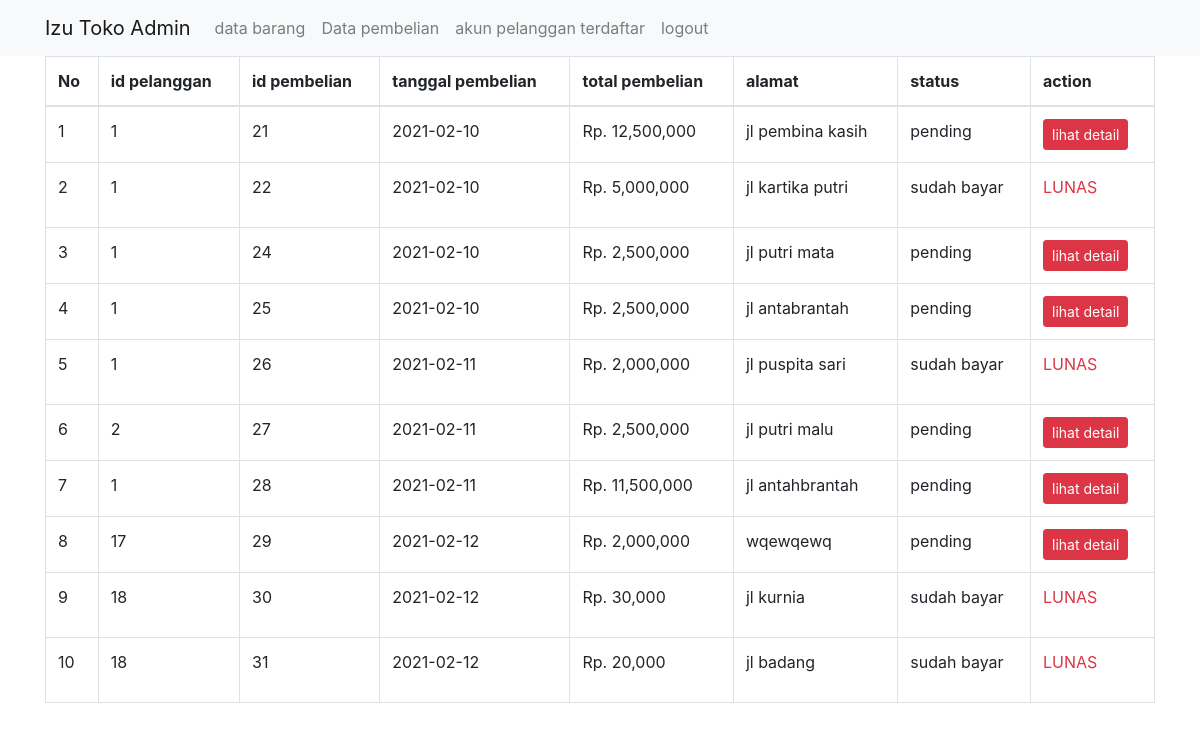
Page /admin/pembelian.php (signed in) on the committed database.
### tables this page shows
CREATE TABLE `pembelian` (
  `idpembelian` int(100) NOT NULL,
  `id_pelanggan` int(100) NOT NULL,
  `tanggal_pembelian` date NOT NULL,
  `total_pembelian` int(100) NOT NULL,
  `alamat` varchar(255) NOT NULL,
  `status` varchar(255) NOT NULL DEFAULT 'PENDDING'
);

### proses.php (called while the page is built, shortened)
<?php
function koneksi()
{
	return mysqli_connect("localhost", "root", "", "dayat_toko");
}
function tampilproduk($query)
{
	$conn = koneksi();
	$result = $conn->query($query);
	$data = [];
	while ($row = $result->fetch_assoc()) {
		$data[] = $row;
	}
	return $data;
}

### admin/pembelian.php (the view, shortened to what this page needs)
<?php
require "../proses.php";
$pecah = tampilproduk("SELECT * FROM pembelian ");
?>
<!DOCTYPE html>
<html lang="en">
<head>
    <link rel="stylesheet" href="../css/bootstrap.min.css">
</head>
<body>
    <?php require "menuadmin.php"; ?>
    <div class="container">
        <table class="table table-bordered">
            <thead>
                <tr>
                    <th>No</th>
                    <th>id pelanggan</th>
                    <th>id pembelian</th>
                    <th>tanggal pembelian</th>
                    <th>total pembelian</th>
                    <th>alamat</th>
                    <th>status</th>
                    <th>action</th>
                </tr>
            </thead>
            <tbody>
                <?php $no = 1; ?>
                <?php foreach ($pecah as $pch) :  ?>
                    <tr>
                        <td><?= $no++; ?></td>
                        <td><?= $pch['id_pelanggan']; ?></td>
                        <td><?= $pch['idpembelian']; ?></td>
                        <td><?= $pch['tanggal_pembelian']; ?></td>
                        <td>Rp. <?= number_format($pch['total_pembelian']); ?></td>
                        <td><?= $pch['alamat']; ?></td>
                        <td><?= $pch['status']; ?></td>
                        <td>
                            <?php if ($pch['status'] == 'sudah bayar') : ?>
                                <p class="text-danger">LUNAS</p>
                            <?php else : ?>
                                <a href="detail.php?id=<?= $pch['idpembelian']; ?>" class="btn btn-danger btn-sm">lihat detail</a>
                            <?php endif; ?>
                        </td>
                    </tr>
                <?php endforeach; ?>
            </tbody>
        </table>
    </div>
</body>
</html>

### rows in the picture
pembelian: id_pelanggan "1", idpembelian "21", tanggal_pembelian "2021-02-10", total_pembelian "12,500,000", alamat "jl pembina kasih", status "pending"
pembelian: id_pelanggan "1", idpembelian "22", tanggal_pembelian "2021-02-10", total_pembelian "5,000,000", alamat "jl kartika putri", status "sudah bayar", shows "LUNAS"
pembelian: id_pelanggan "1", idpembelian "24", tanggal_pembelian "2021-02-10", total_pembelian "2,500,000", alamat "jl putri mata", status "pending"
pembelian: id_pelanggan "1", idpembelian "25", tanggal_pembelian "2021-02-10", total_pembelian "2,500,000", alamat "jl antabrantah", status "pending"
pembelian: id_pelanggan "1", idpembelian "26", tanggal_pembelian "2021-02-11", total_pembelian "2,000,000", alamat "jl puspita sari", status "sudah bayar", shows "LUNAS"
pembelian: id_pelanggan "2", idpembelian "27", tanggal_pembelian "2021-02-11", total_pembelian "2,500,000", alamat "jl putri malu", status "pending"
pembelian: id_pelanggan "1", idpembelian "28", tanggal_pembelian "2021-02-11", total_pembelian "11,500,000", alamat "jl antahbrantah", status "pending"
pembelian: id_pelanggan "17", idpembelian "29", tanggal_pembelian "2021-02-12", total_pembelian "2,000,000", alamat "wqewqewq", status "pending"
pembelian: id_pelanggan "18", idpembelian "30", tanggal_pembelian "2021-02-12", total_pembelian "30,000", alamat "jl kurnia", status "sudah bayar", shows "LUNAS"
pembelian: id_pelanggan "18", idpembelian "31", tanggal_pembelian "2021-02-12", total_pembelian "20,000", alamat "jl badang", status "sudah bayar", shows "LUNAS"
